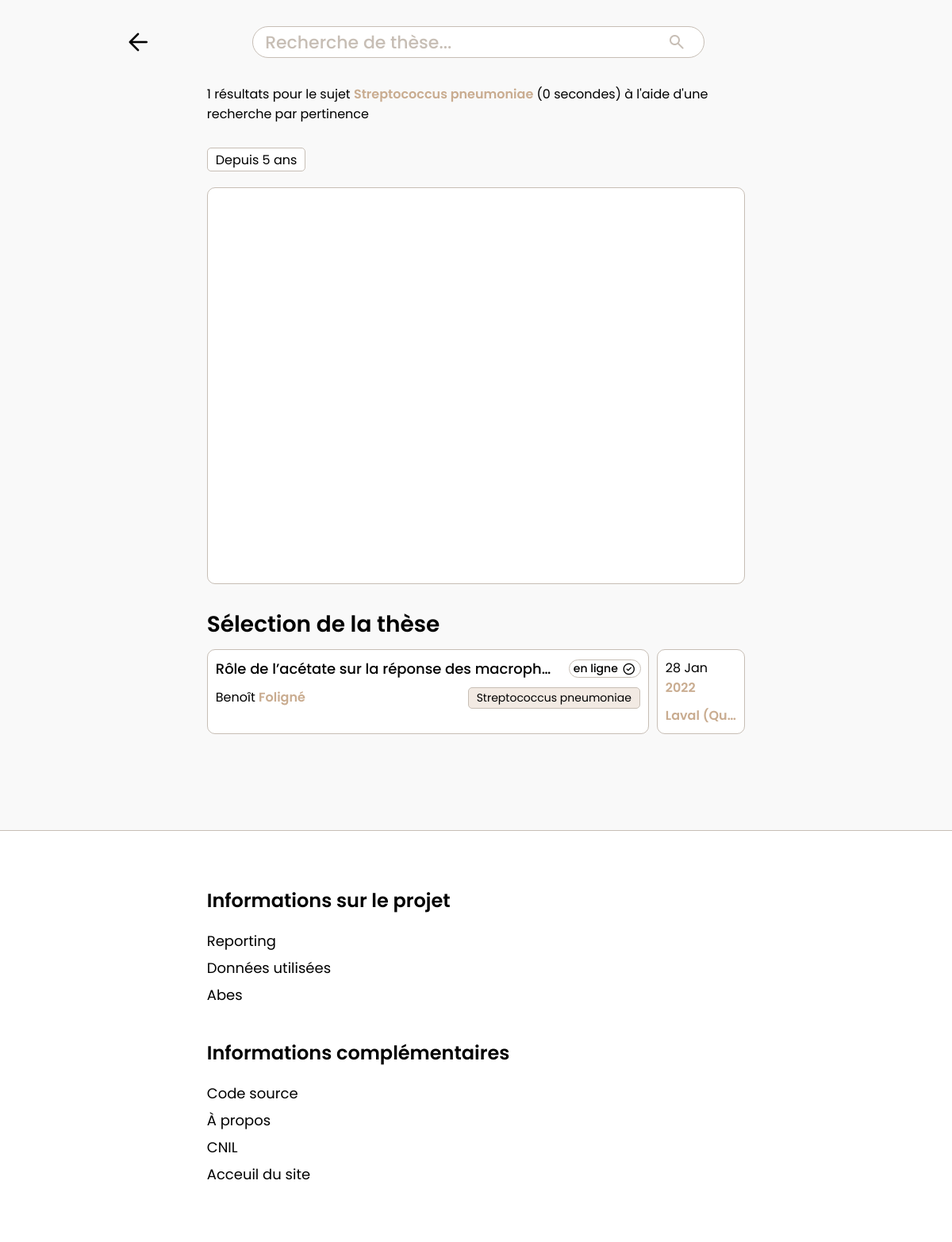
Page /q?sujet=Streptococcus pneumoniae on the committed database.
### tables this page shows
CREATE TABLE `etablissement` (
  `idEtablissement` mediumint(6) NOT NULL,
  `idref` char(9) DEFAULT NULL,
  `nom` varchar(200) DEFAULT NULL,
  `code_etab` char(4) DEFAULT NULL
);

CREATE TABLE `these` (
  `idThese` mediumint(6) NOT NULL,
  `these_accessible` tinyint(1) DEFAULT NULL,
  `embargo` date DEFAULT NULL,
  `nnt` char(12) DEFAULT NULL,
  `oai_set_specs` char(7) DEFAULT NULL,
  `resume` text,
  `soutenue` tinyint(1) DEFAULT NULL,
  `sur_travaux` tinyint(1) DEFAULT NULL,
  `titre` text,
  `discipline` varchar(255) DEFAULT NULL,
  `code_etab` char(4) DEFAULT NULL
);

CREATE TABLE `soutenir` (
  `idThese` mediumint(6) NOT NULL,
  `idEtablissement` mediumint(6) NOT NULL,
  `date_soutenance` date DEFAULT NULL
);

### includes/classes/search.class.php (called while the page is built, shortened)
<?php
class Search extends DB
{
    public function reduce($key)
    {
        $options = [
            'titre:', 'auteur:', 'sujet:', 'depuis:', 'de:', 'à:'
        ];
        foreach ($options as $option) {
            if (strpos($key, $option) !== false) {
                $key = str_replace($option, '', $key);
                $key = trim($key);
            } else {
                return $key;
            }
        }
    }
    public function decodeKey($key)
    {
        $key = str_replace("'", "\'", $key);
        $option = key($_GET);
        switch ($option) {
            case 'sujet':
                $sqlthese = "SELECT s.date_soutenance, e.nom, t.titre, t.these_accessible, t.idThese, su.libelle, t.nnt, MATCH (su.libelle) AGAINST ('$key' IN NATURAL LANGUAGE MODE) score_sujet
                FROM etablissement e, these t
                NATURAL JOIN soutenir s
                JOIN reposer r ON r.idThese = t.idThese
                NATURAL JOIN sujet su
                WHERE s.idEtablissement = e.idEtablissement AND MATCH (su.libelle) AGAINST ('$key' IN NATURAL LANGUAGE MODE)
                ORDER BY score_sujet DESC";
                $sqlauteur = "SELECT a.role, p.nom, p.prenom, t.idThese, t.titre, MATCH (s.libelle) AGAINST ('$key' IN NATURAL LANGUAGE MODE) score_sujet
                FROM these t
                NATURAL JOIN assister a
                NATURAL JOIN personne p
                JOIN reposer r ON r.idThese = t.idThese
                NATURAL JOIN sujet s
                WHERE MATCH (s.libelle) AGAINST ('$key' IN NATURAL LANGUAGE MODE)
                ORDER BY score_sujet DESC";
                $sqlsujet = "SELECT s.libelle, r.idThese, MATCH (s.libelle) AGAINST ('$key' IN NATURAL LANGUAGE MODE) score_sujet
                FROM reposer r
                NATURAL JOIN sujet s
                NATURAL JOIN (SELECT idThese, date_soutenance FROM soutenir ORDER BY idThese DESC) so
                NATURAL JOIN these t
                WHERE MATCH (s.libelle) AGAINST ('$key' IN NATURAL LANGUAGE MODE)";
                $sqlannees = "SELECT DATE_FORMAT(date_soutenance, '%Y') as 'year', COUNT(date_soutenance) as count
                FROM soutenir s
                NATURAL JOIN reposer r
                NATURAL JOIN sujet su
                WHERE MATCH (su.libelle) AGAINST ('$key' IN NATURAL LANGUAGE MODE)
                GROUP BY DATE_FORMAT(date_soutenance, '%Y')";
                $SUBJECTqueries = array($sqlthese, $sqlauteur, $sqlsujet, $sqlannees);
                return $SUBJECTqueries;
                break;
        }
    }
    public function exe($query)
    {
        $conn = $this->cnx();
        $selection = $conn->prepare($query);
        $selection->execute();
        $result = $selection->fetchALL(PDO::FETCH_ASSOC);
        return $result;
    }
}

### includes/components/thesis_batch.php (the view)
<div class="quick_thesis_container">
    <div class="quick_thesis_wrap">
        <div class="quick_thesis">
            <div class="quick_thesis__upper">
                <div class="title_content">
                    <p class="thesis_title semibold underline"> <a href="/q?id=<?= $thesis['id']; ?>"><?= $thesis['titre']; ?></a></p>
                </div>
                <div class="thesis_online">
                    <?php if ($thesis['accessible'] == 1) : ?>
                        <div class="accessible__wrap">
                            <a style="display: inline-flex; align-items: center; gap: 5px;" href="https://www.theses.fr/<?= $thesis['nnt']; ?>/document" target="_blank">
                                <p>en ligne</p>
                                <span class="material-symbols-rounded online_icon">check_circle</span>
                            </a>
                        </div>
                    <?php else : ?>
                        <div class="accessible__wrap">
                            <span class="material-symbols-rounded online_icon">cancel</span>
                        </div>
                    <?php endif; ?>
                </div>
            </div>
            <div class="small_wrapper">
                <p class="thesis_author underline">
                    <a href="/q?auteur=<?= $thesis['auteurs']['prenom'] ?>+<?= $thesis['auteurs']['nom'] ?>"> <?= $thesis['auteurs']['prenom'] ?> <span class="important_info"><?= $thesis['auteurs']['nom']; ?></span>
                    </a>
                </p>
                <div class="quick_thesis_subjects">
                    <?php for ($j = 0; $j < (count($thesis['sujets']) > 3 ? 3 : count($thesis['sujets'])); $j++) : ?>
                        <div class="quick_thesis_subject">
                            <p class="thesis_subject"> <a href="/q?sujet=<?= $thesis['sujets'][$j]; ?>"> <?= $thesis['sujets'][$j]; ?></a> </p>
                        </div>
                    <?php endfor; ?>
                </div>
            </div>
        </div>
        <div class="quick_thesis_info">
            <p class="quick_thesis_date underline">
                <a href="/q?depuis=<?= DateTime::createFromFormat('Y-m-d', $thesis['date'])->format('Y'); ?>"><?= DateTime::createFromFormat('Y-m-d', $thesis['date'])->format('d M'); ?>
                    <span class="important_info"><?= DateTime::createFromFormat('Y-m-d', $thesis['date'])->format('Y'); ?></span>
                </a>
            </p>
            <p class="quick_thesis_academy important_info underline">
                <a href="/q?etablissement=<?= $thesis['etablissement']; ?>"> <?= $thesis['etablissement']; ?> </a>
            </p>
        </div>
    </div>
</div>

### router.php (shortened to what this page needs)
<?php
$basepath = "";
$request = $_SERVER['REQUEST_URI'];
$request = explode('?', $request)[0];
$request = str_replace($basepath, '', $request);
function loadPage($page, $with_head = true)
{
    include_once "includes/classes/search.class.php";
    global $basepath, $og, $canonical;
    $path =  "pages" . DIRECTORY_SEPARATOR . $page . ".php";
    if (file_exists($path)) {
        if ($with_head) {
            include "includes/head.php";
            require "includes/components/nav.php";
        }
        include($path);
        if ($with_head) {
            include "includes/endbody.php";
        }
    }
}
switch ($request) {
    case "/q":
        loadPage("search");
        break;
}

### includes/head.php (shortened to what this page needs)
<!DOCTYPE html>
<html lang="fr">
<head>
    <link rel="stylesheet" href="<?= $basepath ?>/src/styles/app.css?v=<?= md5_file("./src/styles/app.css") ?>">
</head>
<body>

### includes/components/nav.php (shortened to what this page needs)
<nav>
    <div class="back">
        <a id="backArrow">
            <span class="material-symbols-rounded back_icon">arrow_back</span>
        </a>
    </div>
    <form action="/q" method="get" class="search_thesis" autocomplete="off" enctype="text/plain" onsubmit="submitForm(event)">
        <div class="search_wrap">
            <div class="search__editor" spellcheck="false">
                <div class="search__editor-placeholder" style="padding-left: 15px;">
                    <div class="search__editor-placeholder-inner" style="outline: none;" contenteditable="true" placeholder="Recherche de thèse..."></div>
                </div>
            </div>
            <div class="search__icon" style="margin-right: 15px;">
                <span class="material-symbols-rounded search_icon">search</span>
            </div>
        </div>
    </form>
</nav>

### pages/search.php (shortened to what this page needs)
<?php
$data = new Search();
$option = key($_GET);
if (isset($_GET[$option]) && ($option != 'id') && ($option != 'personne')) {
    $key = htmlspecialchars($_GET[$option]);
    $recherche = $data->reduce($key);
    $queries = $data->decodeKey($key);
    $time_start = microtime(true);
    $theses = $data->exe($queries[0]);
    $auteurs = $data->exe($queries[1]);
    $sujets = $data->exe($queries[2]);
    $time_end = microtime(true);
    $time = $time_end - $time_start;
    $time = round($time, 3);
}
?>
<div class="main_container">
    <section class="thesis20">
        <?php if (isset($id)) : ?>
            <?php
            $thesis = array(
                'nnt' => $theses[0]['nnt'],
                'date' => $theses[0]['date_soutenance'],
                'etablissement' => $theses[0]['nom'],
                'titre' => $theses[0]['titre'],
                'accessible' => $theses[0]['these_accessible'],
                'id' => $theses[0]['idThese'],
                'discipline' => $theses[0]['discipline'],
                'resume' => $theses[0]['resume'],
                'auteur' => array(
                    'nom' => '',
                    'prenom' => '',
                ),
                'directeur' => array(),
                'president' => array(
                    'nom' => '',
                    'prenom' => '',
                ),
                'membre' => array(),
                'rapporteur' => array(),
                'sujets' => array()
            );
            foreach ($sujets as $sujet) {
                if ($sujet['idThese'] == $theses[0]['idThese']) {
                    array_push($thesis['sujets'], $sujet['libelle']);
                }
            }
            foreach ($personnes as $personne) {
                if ($personne['role'] == 'auteur') {
                    $thesis['auteur']['nom'] = $personne['nom'];
                    $thesis['auteur']['prenom'] = $personne['prenom'];
                } else if ($personne['role'] == 'directeur') {
                    array_push($thesis['directeur'], $personne['nom'] . ' ' . $personne['prenom']);
                } else if ($personne['role'] == 'president') {
                    $thesis['president']['nom'] = $personne['nom'];
                    $thesis['president']['prenom'] = $personne['prenom'];
                } else if ($personne['role'] == 'membre') {
                    array_push($thesis['membre'], $personne['nom'] . ' ' . $personne['prenom']);
                } else if ($personne['role'] == 'rapporteur') {
                    array_push($thesis['rapporteur'], $personne['nom'] . ' ' . $personne['prenom']);
                }
            }
            include ROOT . '../includes/components/thesis_self.php';
            ?>
        <?php elseif (isset($key)) : ?>
            <?php if (count($theses) > 0) : ?>
                <?php if ($option == 'key') : ?>
                    <p class="results_nb"><?= count($theses) ?> résultats pour <span class="important_info"><?= $recherche ?></span> (<?= $time ?> secondes) à l'aide d'une recherche par pertinence</p>
                <?php elseif ($option == 'titre') : ?>
                    <p class="results_nb"><?= count($theses) ?> résultats pour le titre <span class="important_info"><?= $recherche ?></span> (<?= $time ?> secondes) à l'aide d'une recherche par pertinence</p>
                <?php elseif ($option == 'auteur') : ?>
                    <p class="results_nb"><?= count($theses) ?> résultats pour l'auteur <span class="important_info"><?= $recherche ?></span> (<?= $time ?> secondes) à l'aide d'une recherche par pertinence</p>
                <?php elseif ($option == 'sujet') : ?>
                    <p class="results_nb"><?= count($theses) ?> résultats pour le sujet <span class="important_info"><?= $recherche ?></span> (<?= $time ?> secondes) à l'aide d'une recherche par pertinence</p>
                <?php elseif ($option == 'depuis') : ?>
                    <p class="results_nb"><?= count($theses) ?> résultats pour les thèses depuis <span class="important_info"><?= $recherche ?></span> (<?= $time ?> secondes) à l'aide d'une recherche par pertinence</p>
                <?php elseif ($option == 'etablissement') : ?>
                    <p class="results_nb"><?= count($theses) ?> résultats pour l'établissement <span class="important_info"><?= $recherche ?></span> (<?= $time ?> secondes) à l'aide d'une recherche par pertinence</p>
                <?php elseif ($option == 'discipline') : ?>
                    <p class="results_nb"><?= count($theses) ?> résultats pour la discipline <span class="important_info"><?= $recherche ?></span> (<?= $time ?> secondes) à l'aide d'une recherche par pertinence</p>
                <?php endif; ?>
                <div class="thesis_chart">
                    <div class="btn_container">
                        <a href="/q?depuis=<?= date('Y') - 5 ?>" id="UnAn" class="btn chartBtn filter_btn">Depuis 5 ans</a>
                    </div>
                    <div id="histo_container"></div>
                </div>
                <?= count($theses) > 1 ? '<p class="section_title">Sélection des ' . (count($theses) < 10 ? count($theses) : '10 premières') . ' thèses</p>' : '<p class="section_title">Sélection de la thèse</p>' ?>
                <?php $i = 0; ?>
                <?php for ($i; $i < (count($theses) > 10 ? 10 : count($theses)); $i++) : ?>
                    <?php
                    $thesis = array(
                        'nnt' => $theses[$i]['nnt'],
                        'id' => $theses[$i]['idThese'],
                        'titre' => $theses[$i]['titre'],
                        'date' => $theses[$i]['date_soutenance'],
                        'etablissement' => $theses[$i]['nom'],
                        'auteurs' => array(
                            'prenom' => $auteurs[$i]['prenom'],
                            'nom' => $auteurs[$i]['nom']
                        ),
                        'accessible' => $theses[$i]['these_accessible'],
                        'sujets' => array()
                    );
                    foreach ($sujets as $sujet) {
                        if ($sujet['idThese'] == $theses[$i]['idThese']) {
                            array_push($thesis['sujets'], $sujet['libelle']);
                        }
                    }
                    include ROOT . '../includes/components/thesis_batch.php';
                    ?>
                <?php endfor; ?>
            <?php endif; ?>
        <?php endif; ?>
    </section>
</div>
<div class="end" style="margin-top: 15vh; height: 1px;"></div>

### includes/components/footer.php
<footer>
    <div class="footer_container">
        <div class="footer_container_project">
            <p class="footer_container__title bold">Informations sur le projet</p>
            <div class="footer_container_project_item__container">
                <p class="footer_container_project_item"><a href="/reporting">Reporting</a></p>
                <p class="footer_container_project_item"><a href="https://www.data.gouv.fr/fr/datasets/theses-soutenues-en-france-depuis-1985/" target="_blank">Données utilisées</a></p>
                <p class="footer_container_project_item"><a href="https://abes.fr/" target="_blank">Abes</a></p>
            </div>
        </div>
        <div class="footer_container_project">
            <p class="footer_container__title bold">Informations complémentaires</p>
            <div class="footer_container_project_item__container">
                <p class="footer_container_project_item"><a href="https://github.com/xLeay/Thesesviz" target="_blank">Code source</a></p>
                <p class="footer_container_project_item"><a href="/about">À propos</a></p>
                <p class="footer_container_project_item"><a href="https://www.cnil.fr/" target="_blank">CNIL</a></p>
                <p class="footer_container_project_item"><a href="/">Acceuil du site</a></p>
            </div>
        </div>
    </div>
</footer>

### includes/endbody.php (shortened to what this page needs)
    <?php include ROOT . "/includes/components/footer.php" ?>
    </body>
</html>

### rows in the picture
etablissement: these.titre "Rôle de l’acétate sur la réponse des macroph…", prenom "Benoît", nom "Foligné", sujets "Streptococcus pneumoniae", soutenir.date_soutenance "28 Jan", soutenir.date_soutenance "2022"

### other values in the picture
count($theses) "1"
$recherche "Streptococcus pneumoniae"
$time "0"
